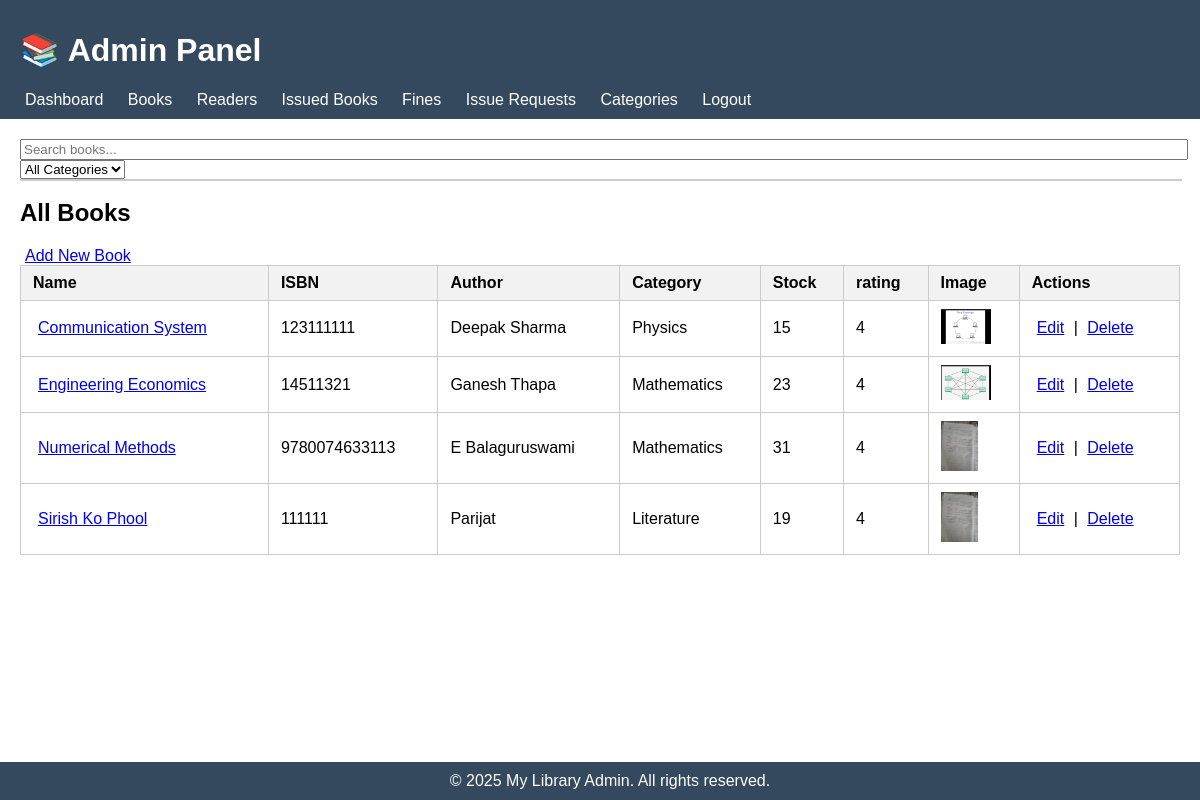
The page /books/ on the database its author committed.
### lib/models.py (models this page shows, shortened)
class Book(models.Model):
    name = models.CharField(max_length=200)  # Book title
    isbn = models.CharField(max_length=13, unique=True)  # ISBN number
    image = models.ImageField(upload_to='book_images/', blank=True, null=True)  # Cover image
    author = models.CharField(max_length=200)  # Author name
    category = models.ForeignKey(Category, on_delete=models.SET_NULL, null=True, related_name='books')
    number_in_stock = models.PositiveIntegerField(default=0)  # Available copies
    description = models.TextField(blank=True, null=True, default="No description available")
    rating = models.IntegerField(default=4)

class Category(models.Model):
    name = models.CharField(max_length=100, unique=True)

### lib/views.py (the view)
# urls.py: path('books/', views.view_books, name='view_books'),
def view_books(request):
    books = Book.objects.all().order_by('name')  # optional: sort by name
    context = {
        'books': books
    }
    return render(request, 'view_books.html', context)

### lib/templates/view_books.html (shortened to what this page needs)
{% extends 'admin_base.html' %}
{%block content %}
<!DOCTYPE html>
<html>
<head>
</head>
<body>
    {% include 'partials/book_search.html' %}
    <h2>All Books</h2>
    <a href="{% url 'add_book' %}">Add New Book</a>
    <table>
        <thead>
            <tr>
                <th>Name</th>
                <th>ISBN</th>
                <th>Author</th>
                <th>Category</th>
                <th>Stock</th>
                <th>rating</th>
                <th>Image</th>
                <th>Actions</th>
            </tr>
        </thead>
        <tbody>
            {% for book in books %}
            <tr>
                <td><a href="{% url 'admin_book_details' book.pk %}">{{ book.name }}</a></td>
                <td>{{ book.isbn }}</td>
                <td>{{ book.author }}</td>
                <td>{{ book.category.name }}</td>
                <td>{{ book.number_in_stock }}</td>
                <td>{{ book.rating}}</td>
                <td>
                    {% if book.image %}
                        <img src="{{ book.image.url }}" alt="{{ book.name }}">
                    {% else %}
                        No image
                    {% endif %}
                </td>
                <td>
                    <a href="{% url 'edit_book' book.pk %}">Edit</a> |
                    <a href="{% url 'delete_book' book.pk %}">Delete</a>
                </td>
            </tr>
            {% empty %}
            <tr>
                <td colspan="8">No books available.</td>
            </tr>
            {% endfor %}
        </tbody>
    </table>
</body>
</html>
{% endblock %}

### lib/templates/admin_base.html (style rules this page uses)
body { font-family: Arial, sans-serif; margin:0; padding:0; }

### lib/templates/view_books.html (style rules this page uses)
table { width: 100%; border-collapse: collapse; }
th, td { padding: 8px 12px; border: 1px solid #ccc; text-align: left; }
th { background-color: #f2f2f2; }
img { max-width: 50px; max-height: 50px; }
a { margin: 0 5px; }

### rows shown on the page
Book: name "Communication System", isbn "123111111", author "Deepak Sharma", category.name "Physics", number_in_stock "15", rating "4", image (picture)
Book: name "Engineering Economics", isbn "14511321", author "Ganesh Thapa", category.name "Mathematics", number_in_stock "23", rating "4", image (picture)
Book: name "Numerical Methods", isbn "9780074633113", author "E Balaguruswami", category.name "Mathematics", number_in_stock "31", rating "4", image (picture)
Book: name "Sirish Ko Phool", isbn "111111", author "Parijat", category.name "Literature", number_in_stock "19", rating "4", image (picture)
